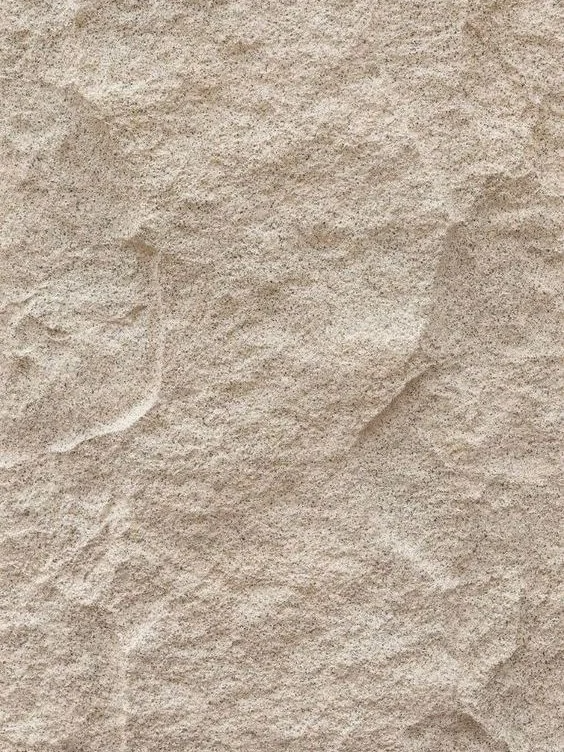
#> input picture photo-cutout-forge-en/assets/material/rock.sand.png, 564 x 752 px
$ python kraft_window.py --win ../assets/material/rock.sand.png --photo ../assets/material/rock.sand.png --out out.png
#> lines starting #> are read from the running program, lines starting #| are printed output that depends on the picture
### photo-cutout-forge-en/scripts/torn_edge.py
#!/usr/bin/env python3
# -*- coding: utf-8 -*-
r"""torn_edge.py -- turn a "smooth shape" into a **2D torn edge** (multi-scale + bite marks + fibre fray)

Why it is needed (2026-10-11 lead feedback)
-------------------------------------------
`band_mask.py`'s shape extraction is **1D extrusion**: a horizontal band is "one top/bottom edge per column",
a vertical window is "one left/right edge per row". Even with `--jitter` fractal noise, it is essentially
**one smooth curve + jitter** — zoomed in it looks "cut with a wavy knife", not "torn".
The lead's exact words: "the cutout motif is still too regular, it lacks a natural feel".

A real torn edge is irregular at **three scales** at once:

| scale | phenomenon | this script's approach |
|---|---|---|
| large (tens of px) | notches, bulges — the whole shape drifts | **2D fractal-noise displacement**: push the boundary along its normal by `--edge` ratio |
| medium (a few to tens of px) | chunks **bitten off** | `--bites` random circular bite marks (random sample centres along the boundary) |
| small (1–3 px) | **fibre fray**: semi-transparent filaments poking in/out | `--fray` high-frequency noise -> alpha lands in the 0.3–0.9 transition band |

⭐ Key: **keep continuous alpha** (no 0/1 binarisation) — `kraft_window.py` blends this fray into the photo,
so the paper's fibres really "cover" the image; this step is the source of "texture".

Usage
-----
  python torn_edge.py --mask cut\win.png --out cut\win.torn.png `
      --edge 0.016 --bites 9 --bite-size 0.055 --fray 0.22 --seed 3

  # For a more "torn" look: raise edge/bites/bite-size/fray together; for clean: lower them or set 0
Dependencies: Pillow + numpy
"""

import argparse
import os
import sys

import numpy as np
from PIL import Image, ImageFilter


# ---------------------------------------------------------------- utilities


def noise2d(w, h, seed=0, octaves=5, persist=0.55, base=8):
    """2D fractal value noise (multi-octave), range about -1..1.

    Method: each octave generates a small random grid, then bilinear-upscales it to the target size and
    adds it in — same origin as the 1D version in band_mask, but **different in 2D**,
    so the boundary gets pushed in every direction (that is "tearing" rather than "cutting").
    """
    rng = np.random.default_rng(seed)
    out = np.zeros((h, w), np.float32)
    amp, total, step = 1.0, 0.0, max(3, base)
    while octaves > 0 and step >= 2:
        gw, gh = max(2, w // step + 1), max(2, h // step + 1)
        g = rng.normal(0.0, 1.0, (gh, gw)).astype(np.float32)
        layer = np.asarray(Image.fromarray(g, mode="F").resize((w, h), Image.BILINEAR), np.float32)
        out += layer * amp
        total += amp
        amp *= persist
        step = max(2, step // 2)
        octaves -= 1
    n = out / max(total, 1e-6)
    return np.clip(n / max(np.abs(n).max(), 1e-6), -1.0, 1.0)


# [116 lines left out: functions blur, main, not called in this run]


# [2 lines that do not run on import are left out]

### photo-cutout-forge-en/scripts/kraft_window.py
#!/usr/bin/env python3
# -*- coding: utf-8 -*-
r"""kraft_window.py -- "irregular vertical window": material fills the canvas, with an irregular vertical window cut to reveal the photo.

A third shape-extraction route, parallel to `kraft_photo.py` (horizontal tear band); added for case16 on 2026-10-11.

| route | mask semantics | visual effect | best for |
|---|---|---|---|
| `kraft_photo` | top/bottom edge of every **column** -> horizontal band | top / middle / bottom three sections | subject is wide and continuous; frame already split into top/bottom |
| `kraft_tear`  | same, window = cutout subject | same | subject has a concave outline |
| **`kraft_window`** | left/right edge of every **row** -> vertical window | **one irregular vertical patch** | **subject itself is a vertical mass** (display case + wall projection, standing figure, artefact...) |

Window alpha is taken straight from the mask (produced by `band_mask.py --orient v --shape vpatch`, already carrying fractal-noise irregular edges), then the photo is placed into the window via `--scale` / `--focus`, followed by **feathering + in-window shadow + bright rim** to avoid the false "pasted-on" edge.

Usage (case16 display case)
---------------------------
  python band_mask.py --w 1500 --h 1875 --orient v --shape vpatch --jitter 0.010 --out cut\win.png
  python kraft_window.py --win cut\win.png --photo src\scene.png --material src\material.jpg `
      --scale 2.13 --focus 0.617,0.5 --material-gamma 0.52 --out out\bg.png

Dependencies: Pillow + numpy
"""

import argparse
import os
import sys

import numpy as np
from PIL import Image, ImageFilter

import kraft_tear as kt
from torn_edge import noise2d        # same scripts directory; reuses the 2D fractal noise

W, H = kt.W, kt.H


def parse_pair(s):
    a, b = s.split(",")
    return float(a), float(b)


def blur01(a01, r):
    """Gaussian blur on a 0..1 float image (via uint8, since PIL's F mode does not support GaussianBlur)."""
    if r <= 0:
        return a01
    im = Image.fromarray(np.clip(a01 * 255.0, 0, 255).astype(np.uint8))
    im = im.filter(ImageFilter.GaussianBlur(r))
    return np.asarray(im, np.float32) / 255.0


def main():
    ap = argparse.ArgumentParser(description="Irregular vertical window (material fills, photo shown through window)")
    ap.add_argument("--win", required=True, help="Window mask (RGBA; alpha>0.45 counts as inside the window)")
    ap.add_argument("--photo", required=True, help="Original photo (placed into the window)")
    ap.add_argument("--material", default="", help="Material source photo (rock wall / earth wall / paper...)")
    ap.add_argument("--out", required=True)
    ap.add_argument("--scale", type=float, default=2.0, help="Photo enlargement factor (canvas px / photo px)")
    ap.add_argument("--focus", default="0.5,0.5", help="Which point of the photo aligns to the window centroid (0..1 relative coords)")
    ap.add_argument("--feather", type=float, default=2.4, help="Window edge feather radius in px")
    ap.add_argument("--shadow", type=float, default=0.30, help="In-hole shadow strength (material cast onto the photo)")
    ap.add_argument("--rim", type=float, default=0.16, help="Outer bright rim strength (torn-edge fibre catching light)")
    # ---- texture trio (added 2026-10-11: lead feedback "cutout lacks texture") ----
    ap.add_argument("--seam", type=float, default=0.42,
                    help="Paper-thickness dark line: a thin dark ring hugging the edge (makes the material 'press' onto the photo, default 0.42)")
    ap.add_argument("--fiber", type=float, default=0.55,
                    help="Fibre overlap: material's high-frequency detail laid over the photo along the edge (default 0.55)")
    ap.add_argument("--grain", type=float, default=0.30,
                    help="Same-paper grain: let the photo take in the material's grain and colour (0 = photo pasted flat as-is, default 0.30)")
    ap.add_argument("--photo-lift", type=float, default=0.0, help="Window content lift amount (0..1; for dark material try 0.06)")
    ap.add_argument("--material-gain", type=float, default=0.0, help="Keep material's original colour: overall gain (0 = recolour via --material-dark/light)")
    ap.add_argument("--material-gamma", type=float, default=1.0, help="Material tonal gamma")
    ap.add_argument("--material-dark", default="185,170,153", help="Recolour dark end R,G,B")
    ap.add_argument("--material-light", default="241,229,214", help="Recolour light end R,G,B")
    ap.add_argument("--detail", type=float, default=0.06, help="Material detail (cracks / grain) strength")
    ap.add_argument("--plate", default="", help="Legibility plate (optional, overlaid on the text area; leave empty to skip)")
    a = ap.parse_args()

    # ---- 1) Material fills the canvas ----
    if a.material:
        if a.material_gain > 0 or a.material_gamma != 1.0:
            kraft = kt.photo_native(a.material,
                                    gain=a.material_gain if a.material_gain > 0 else 1.0,
                                    gamma=a.material_gamma) \
                + kt.photo_detail(a.material)[..., None] * a.detail
        else:
            kraft = kt.photo_cover(a.material,
                                   dark=tuple(int(v) for v in a.material_dark.split(",")),
                                   light=tuple(int(v) for v in a.material_light.split(","))) \
                + kt.photo_detail(a.material)[..., None] * a.detail
    else:
        # With no material, fall back to plain paper
        kraft = np.full((H, W, 3), 232.0, np.float32) \
            + np.random.default_rng(3).normal(0, 3.0, (H, W, 1)).astype(np.float32)
    canvas = kraft.copy()

    # ---- 2) Window alpha ----
    # ★ 2026-10-11: changed to **keep continuous alpha** (no longer a 0/1 hard cut) —
    #   the fibre fray produced by `torn_edge.py` lives in the 0.3–0.9 transition band,
    #   and the previous `> 0.45` binarisation discarded it entirely, so "no texture".
    wm = Image.open(a.win).convert("RGBA")
    if wm.size != (W, H):
        wm = wm.resize((W, H), Image.LANCZOS)
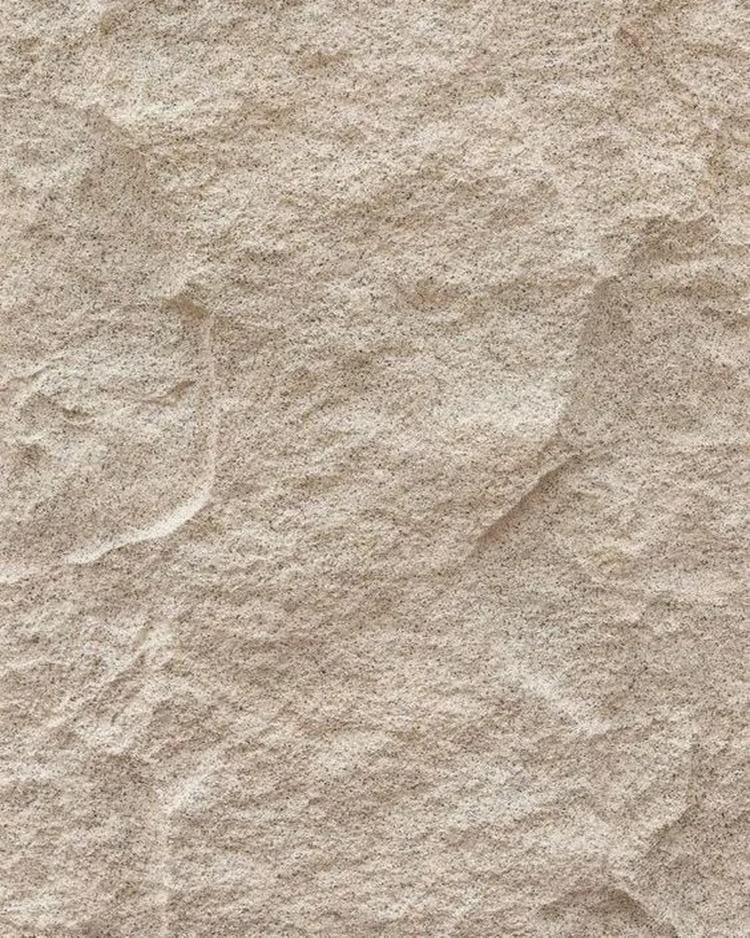
#> wm: PIL image 1500x1875 RGBA (shown at 1/2 size); mean R, G, B, A 186.8, 171.6, 155.5, 255
    a_soft = np.asarray(wm)[..., 3].astype(np.float32) / 255.0    # continuous
#> a_soft: shape (1875, 1500) float32; every value is 1
    a0 = (a_soft > 0.45).astype(np.float32)                       # used only for stats / centroid
    ys, xs = np.nonzero(a0)
    if ys.size == 0:
        print("Window mask is empty", file=sys.stderr)
        return 2
    cx, cy = float(xs.mean()), float(ys.mean())
#> cx = 749.5; cy = 937
    wmax = np.abs(a0.sum(axis=1)).max()      # max row width of window
#> wmax = 1500
    hspan = ys.max() - ys.min()
#> hspan = 1874
    print("[kraft_window] window centroid (%.0f, %.0f) | bbox %.0f×%.0f px | max row width %.0f"
          % (cx, cy, xs.max() - xs.min(), hspan, wmax))
#| [kraft_window] window centroid (750, 937) | bbox 1499×1874 px | max row width 1500

    # ---- 3) Photo placement ----
    ph = Image.open(a.photo).convert("RGB")
#> ph is the input picture: PIL image 564x752 RGB; mean R, G, B 186.8, 171.6, 155.5
    pw, phh = ph.size
#> pw = 564; phh = 752
    sc = a.scale
    ph2 = ph.resize((max(1, int(round(pw * sc))), max(1, int(round(phh * sc)))), Image.LANCZOS)
    pa = np.asarray(ph2, np.float32)
    fx, fy = parse_pair(a.focus)
    ox = int(round(cx - fx * pw * sc))
#> ox = 186
    oy = int(round(cy - fy * phh * sc))
#> oy = 185
    # Out-of-bounds areas use **edge clamping** (not black fill) — when the photo is shorter/narrower
    # than the window, the window edges won't show a black border; the outermost ring of pixels is just
    # extended (barely visible on dark material).
    # ⚠ Coordinate note: pa is the **already-scaled** photo, so canvas coords subtract the placement point
    #   directly (do NOT divide by scale again, or it shrinks a second time and the window shows a different
    #   region of the photo — case16 hit exactly this on the first try).
    photo = np.zeros((H, W, 3), np.float32)
    sx = np.clip(np.arange(W) - ox, 0, pa.shape[1] - 1)
#> sx = 1500 values from 0 to 1127
    for yy in range(H):
        sy2 = int(np.clip(yy - oy, 0, pa.shape[0] - 1))
        photo[yy] = pa[sy2][sx]
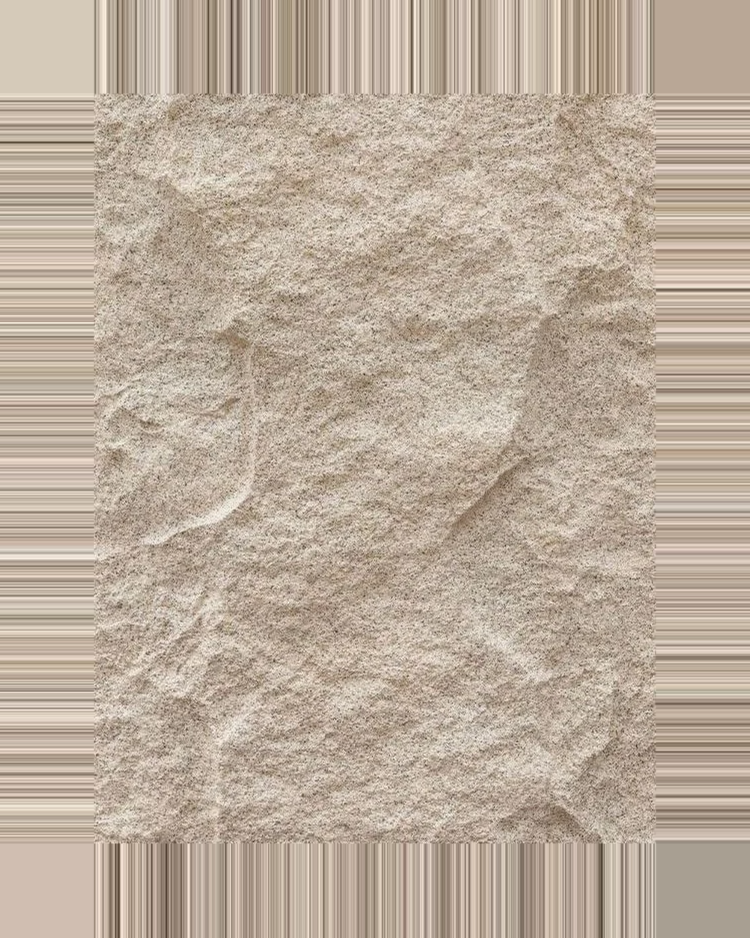
#> photo: shape (1875, 1500, 3) float32 (shown at 1/2 size); mean R, G, B 187.6, 172.6, 156.9
    print("       photo %dx%d | scale %.3f -> %dx%d | placement (%d, %d)"
          % (pw, phh, sc, ph2.size[0], ph2.size[1], ox, oy))
#|        photo 564x752 | scale 2.000 -> 1128x1504 | placement (186, 185)
    if a.photo_lift > 0:
        photo = photo + (255.0 - photo) * a.photo_lift

    # ---- 4) Composite: feathered window (uses **continuous alpha**, so the fray is preserved) ----
    af = blur01(a_soft, a.feather)
#> in blur01, `im = Image.fromarray(np.clip(a01 * 255.0, 0, 255).astype(np.uint8))`: im: PIL image 1500x1875 L; every value is 255
    canvas = canvas * (1.0 - af[..., None]) + photo * af[..., None]

    # ---- 4.5) ★ Texture trio (added 2026-10-11) ----
    # ① paper-thickness dark line: a thin dark ring hugging the edge — the material looks "pressed" onto
    #    the photo rather than pieced with it
    if a.seam > 0:
        tight = np.clip(a_soft - blur01(a_soft, 2.0), 0, 1)
#> tight: shape (1875, 1500) float32; every value is 0
        canvas = canvas * (1.0 - tight[..., None] * a.seam) \
            + kt.SHADE[None, None, :] * (tight[..., None] * a.seam)
        print("       ① paper-thickness dark line seam=%.2f" % a.seam)
    # ② fibre overlap: material's high-frequency detail laid over the photo along the edge (most visible at the fray)
    if a.fiber > 0:
        det = kt.photo_detail(a.material)[..., None] if a.material else 0.0
        fib = blur01(a_soft, 1.6) * (1.0 - a_soft)          # only on the outer ring of the edge
        canvas = canvas + (det * a.fiber) * fib[..., None]
        print("       ② fibre overlap fiber=%.2f" % a.fiber)
    # ③ same-paper grain: let the **photo inside the window** take in the material's low-frequency
    #    light/dark plus a fine grain, so it reads as "printed on the same sheet" rather than "a pasted-on image".
    if a.grain > 0:
        win = af[..., None]
        g = (0.5 + 0.5 * noise2d(W, H, seed=5, octaves=4, base=14))[..., None]     # 0..1 grain
        broad = blur01(np.clip(kraft.mean(axis=2) / 255.0, 0, 1), 40)[..., None] * 255.0
#> call 4 of blur01, with r = 40
#> in blur01 (call 4), `im = Image.fromarray(np.clip(a01 * 255.0, 0, 255).astype(np.uint8))`:
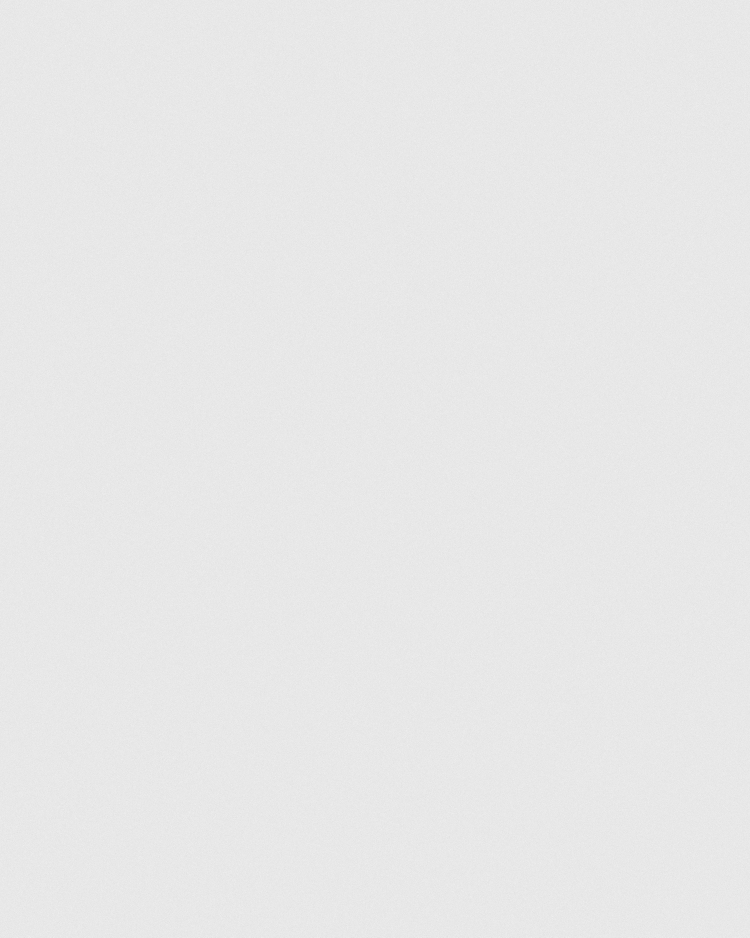
#> im: PIL image 1500x1875 L (shown at 1/2 size); min 215, max 248, mean 231.5
        canvas = canvas * (1 - 0.25 * a.grain * win) + broad * (0.25 * a.grain * win)
        canvas = canvas * (1 - 0.18 * a.grain * g * win) + (canvas * (0.88 + 0.24 * g)) * (0.18 * a.grain * g * win)
        print("       ③ same-paper grain grain=%.2f" % a.grain)

    # ---- 5) In-hole shadow (material edge cast onto photo) + outer bright rim (fibre catching light) ----
    if a.shadow > 0:
        inner = np.clip(a0 - blur01(a0, max(3.0, a.feather * 3.0)), 0, 1)
        canvas = canvas * (1.0 - inner[..., None] * a.shadow) \
            + kt.SHADE[None, None, :] * (inner[..., None] * a.shadow)
    if a.rim > 0:
        outer = np.clip(blur01(a0, max(2.0, a.feather * 1.6)) - a0, 0, 1)
        canvas = canvas + outer[..., None] * (a.rim * 90.0)      # grey lift of the bright rim

    # ---- 6) Optional legibility plate ----
    if a.plate and os.path.exists(a.plate):
        pl = np.asarray(Image.open(a.plate).convert("RGB").resize((W, H), Image.LANCZOS), np.float32)
        plm = np.asarray(Image.open(a.plate).convert("RGBA").resize((W, H), Image.LANCZOS), np.float32)[..., 3] / 255.0
        canvas = canvas * (1 - plm[..., None]) + pl * plm[..., None]

    d = os.path.dirname(os.path.abspath(a.out))
    if d and not os.path.isdir(d):
        os.makedirs(d, exist_ok=True)
    Image.fromarray(np.clip(canvas, 0, 255).astype(np.uint8)).save(a.out)
    print("[kraft_window]", a.out)
    return 0


if __name__ == "__main__":
    sys.exit(main())
#> (the program exits here)

$ run again, with photo-cutout-forge-en/assets/material/kraft.cream.png copied over photo-cutout-forge-en/assets/material/rock.sand.png
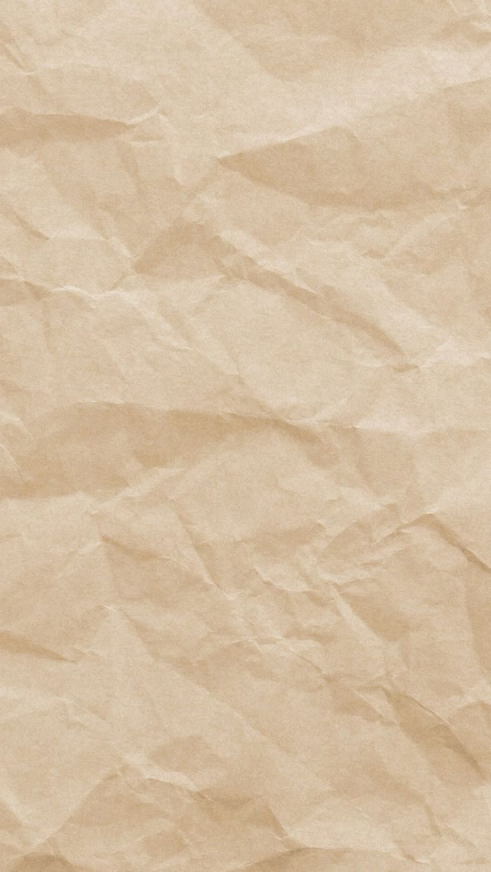
#> input picture photo-cutout-forge-en/assets/material/kraft.cream.png, 1472 x 2616 px (shown at 1/3 size)
#> in main, `wm = wm.resize((W, H), Image.LANCZOS)`:
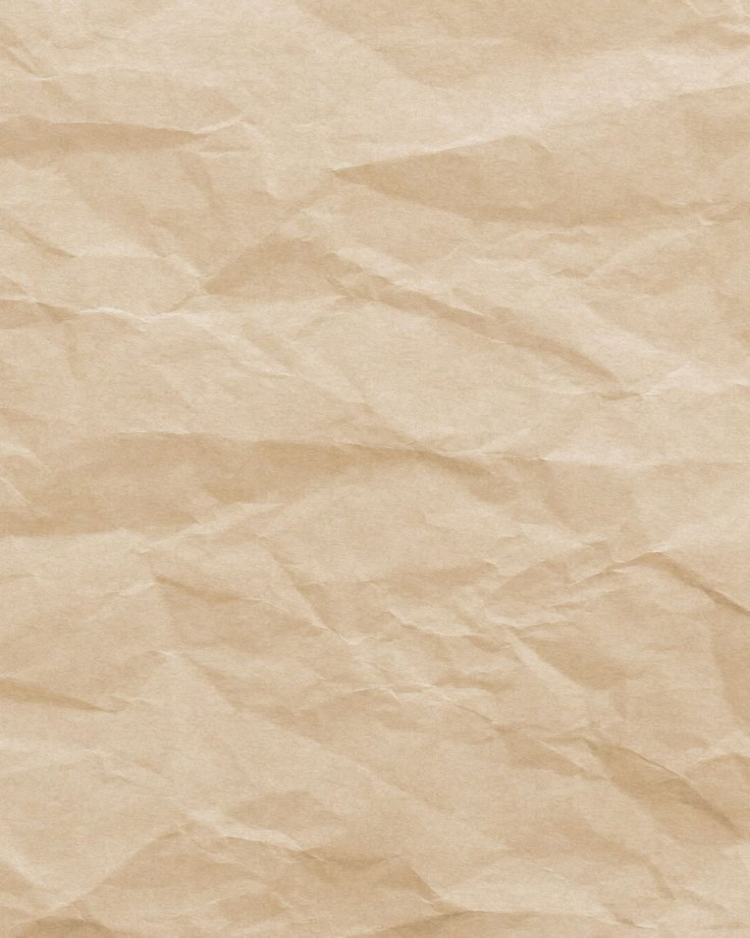
#> wm: PIL image 1500x1875 RGBA (shown at 1/2 size); mean R, G, B, A 213.3, 191.1, 163.2, 255
#> a_soft: shape (1875, 1500) float32; every value is 1
#> cx = 749.5; cy = 937
#> wmax = 1500
#> hspan = 1874
#| [kraft_window] window centroid (750, 937) | bbox 1499×1874 px | max row width 1500
#> in main, ph is the input picture: PIL image 1472x2616 RGB; mean R, G, B 213.3, 191.1, 163.2
#> ox = -722
#> oy = -1679
#> sx = 1500 values from 722 to 2221
#> after the loop in main, `for yy in range(H):`:
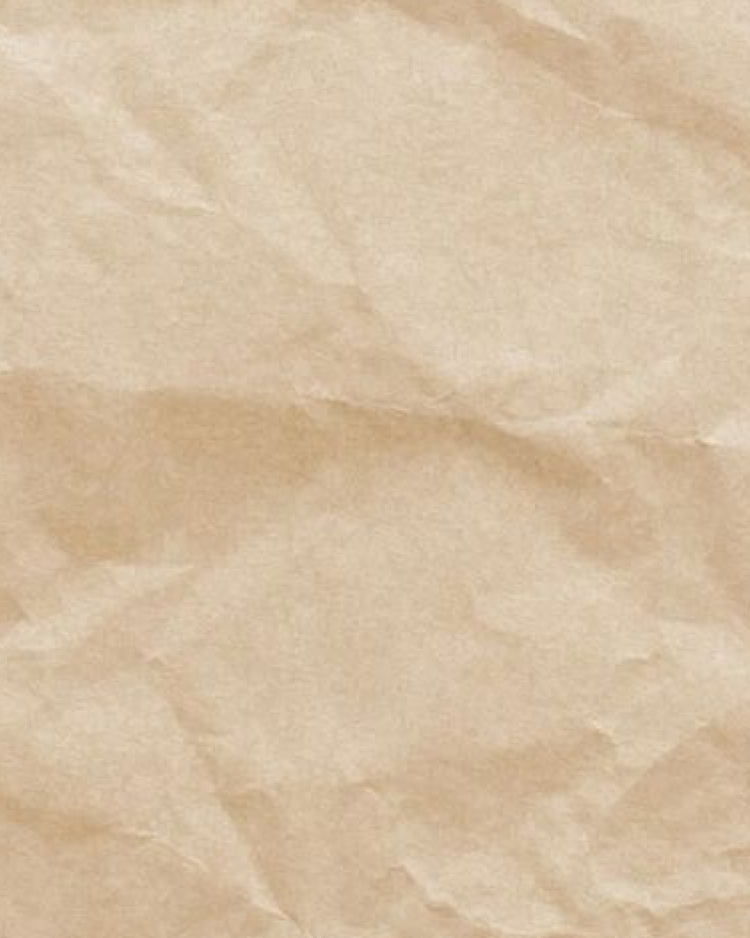
#> photo: shape (1875, 1500, 3) float32 (shown at 1/2 size); mean R, G, B 213, 192.2, 163.3
#|        photo 1472x2616 | scale 2.000 -> 2944x5232 | placement (-722, -1679)
#> tight: shape (1875, 1500) float32; every value is 0
